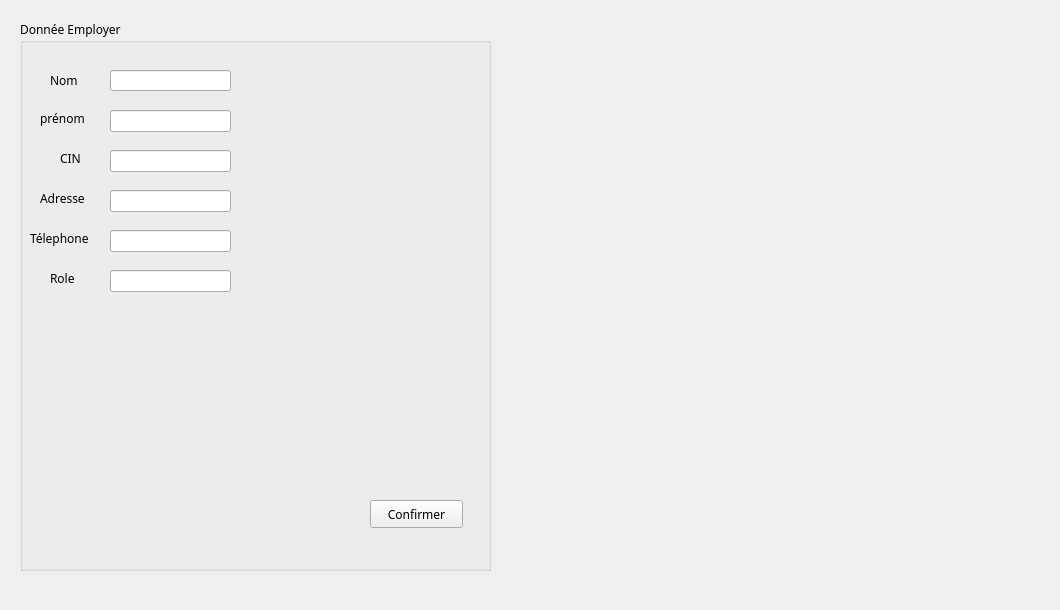
      <widget class="QWidget" name="tab_14">
       <attribute name="title">
        <string>Ajout_Employé</string>
       </attribute>
       <widget class="QLabel" name="background_6">
        <property name="geometry">
         <rect>
          <x>0</x>
          <y>0</y>
          <width>1051</width>
          <height>601</height>
         </rect>
        </property>
        <property name="text">
         <string/>
        </property>
       </widget>
       <widget class="QGroupBox" name="groupBox_5">
        <property name="geometry">
         <rect>
          <x>20</x>
          <y>20</y>
          <width>471</width>
          <height>551</height>
         </rect>
        </property>
        <property name="font">
         <font>
          <family>MV Boli</family>
         </font>
        </property>
        <property name="title">
         <string>Donnée Employer</string>
        </property>
        <widget class="QLabel" name="label_68">
         <property name="geometry">
          <rect>
           <x>30</x>
           <y>50</y>
           <width>51</width>
           <height>21</height>
          </rect>
         </property>
         <property name="text">
          <string>Nom</string>
         </property>
        </widget>
        <widget class="QLineEdit" name="le_nom_2">
         <property name="geometry">
          <rect>
           <x>90</x>
           <y>50</y>
           <width>121</width>
           <height>21</height>
          </rect>
         </property>
         <property name="text">
          <string/>
         </property>
        </widget>
        <widget class="QPushButton" name="B_AjoutEmploye_2">
         <property name="geometry">
          <rect>
           <x>350</x>
           <y>480</y>
           <width>93</width>
           <height>28</height>
          </rect>
         </property>
         <property name="font">
          <font>
           <family>MV Boli</family>
          </font>
         </property>
         <property name="cursor">
          <cursorShape>PointingHandCursor</cursorShape>
         </property>
         <property name="text">
          <string>Confirmer</string>
         </property>
        </widget>
        <widget class="QLabel" name="label_69">
         <property name="geometry">
          <rect>
           <x>20</x>
           <y>90</y>
           <width>56</width>
           <height>16</height>
          </rect>
         </property>
         <property name="text">
          <string>prénom</string>
         </property>
        </widget>
        <widget class="QLineEdit" name="le_prenom_2">
         <property name="geometry">
          <rect>
           <x>90</x>
           <y>90</y>
           <width>121</width>
           <height>22</height>
          </rect>
         </property>
        </widget>
        <widget class="QLineEdit" name="le_id_2">
         <property name="geometry">
          <rect>
           <x>90</x>
           <y>130</y>
           <width>121</width>
           <height>22</height>
          </rect>
         </property>
        </widget>
        <widget class="QLabel" name="label_70">
         <property name="geometry">
          <rect>
           <x>40</x>
           <y>130</y>
           <width>21</width>
           <height>16</height>
          </rect>
         </property>
         <property name="text">
          <string>CIN</string>
         </property>
        </widget>
        <widget class="QLineEdit" name="le_adresse_2">
         <property name="geometry">
          <rect>
           <x>90</x>
           <y>170</y>
           <width>121</width>
           <height>22</height>
          </rect>
         </property>
        </widget>
        <widget class="QLabel" name="label_71">
         <property name="geometry">
          <rect>
           <x>20</x>
           <y>170</y>
           <width>56</width>
           <height>16</height>
          </rect>
         </property>
         <property name="text">
          <string>Adresse</string>
         </property>
        </widget>
        <widget class="QLineEdit" name="le_telephone_2">
         <property name="geometry">
          <rect>
           <x>90</x>
           <y>210</y>
           <width>121</width>
           <height>22</height>
          </rect>
         </property>
        </widget>
        <widget class="QLabel" name="label_72">
         <property name="geometry">
          <rect>
           <x>10</x>
           <y>210</y>
           <width>81</width>
           <height>16</height>
          </rect>
         </property>
         <property name="text">
          <string>Télephone</string>
         </property>
        </widget>
        <widget class="QLabel" name="label_73">
         <property name="geometry">
          <rect>
           <x>30</x>
           <y>250</y>
           <width>56</width>
           <height>16</height>
          </rect>
         </property>
         <property name="text">
          <string>Role</string>
         </property>
        </widget>
        <widget class="QLineEdit" name="le_role_2">
         <property name="geometry">
          <rect>
           <x>90</x>
           <y>250</y>
           <width>121</width>
           <height>22</height>
          </rect>
         </property>
        </widget>
       </widget>
      </widget>
